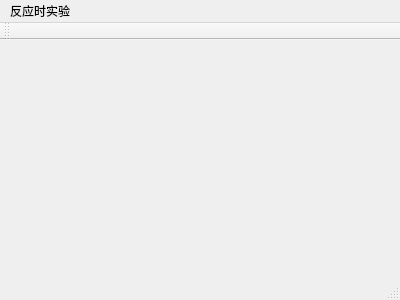
<?xml version="1.0" encoding="UTF-8"?>
<ui version="4.0">
 <class>MainWindow</class>
 <widget class="QMainWindow" name="MainWindow">
  <property name="geometry">
   <rect>
    <x>0</x>
    <y>0</y>
    <width>400</width>
    <height>300</height>
   </rect>
  </property>
  <property name="windowTitle">
   <string>MainWindow</string>
  </property>
  <widget class="QWidget" name="centralWidget"/>
  <widget class="QMenuBar" name="menuBar">
   <property name="geometry">
    <rect>
     <x>0</x>
     <y>0</y>
     <width>400</width>
     <height>23</height>
    </rect>
   </property>
   <widget class="QMenu" name="menu">
    <property name="title">
     <string>反应时实验</string>
    </property>
    <addaction name="actionExp1"/>
   </widget>
   <addaction name="menu"/>
  </widget>
  <widget class="QToolBar" name="mainToolBar">
   <attribute name="toolBarArea">
    <enum>TopToolBarArea</enum>
   </attribute>
   <attribute name="toolBarBreak">
    <bool>false</bool>
   </attribute>
  </widget>
  <widget class="QStatusBar" name="statusBar"/>
  <action name="actionExp1">
   <property name="text">
    <string>Exp1</string>
   </property>
  </action>
 </widget>
 <layoutdefault spacing="6" margin="11"/>
 <resources/>
 <connections/>
</ui>
